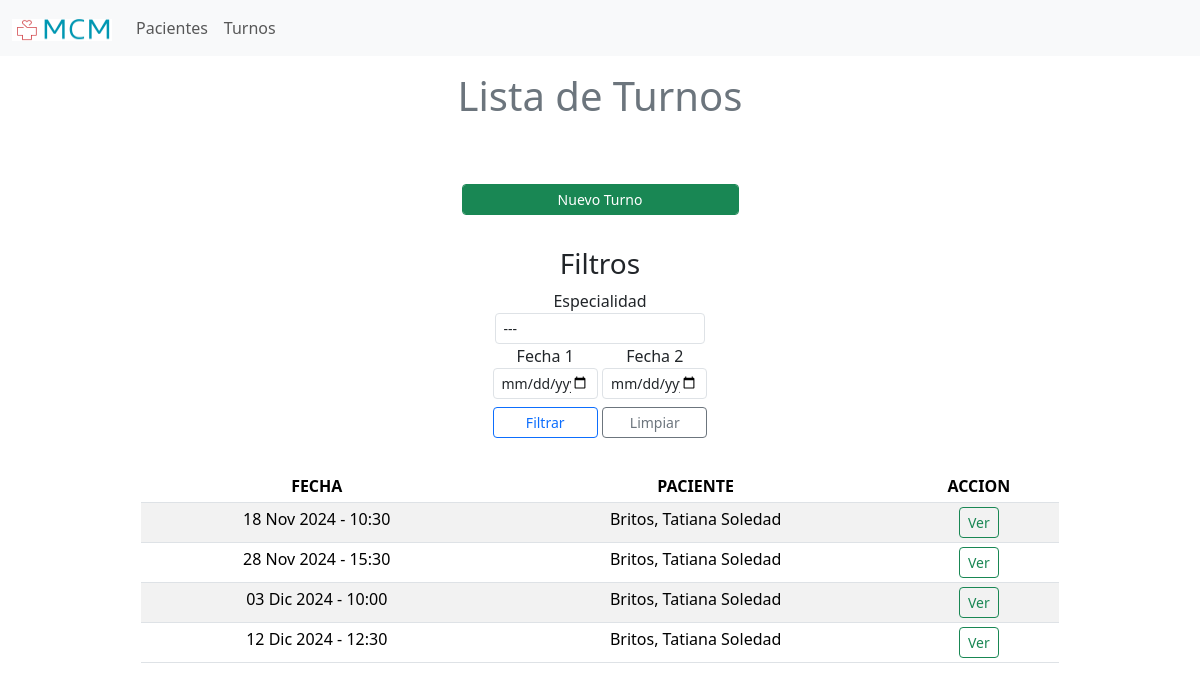
Screenshot of /turnos/listar-turnos with the database file from the repository.
### turno/models.py (models this page shows, shortened)
class Turno(models.Model):
    paciente = models.ForeignKey(Paciente, on_delete=models.CASCADE, related_name='turnos')
    especialidad = models.ForeignKey(Especialidad, on_delete=models.CASCADE)
    fecha = models.DateField()
    hora = models.TimeField()
    class Meta:
        verbose_name = 'Turno'
        verbose_name_plural = 'Turnos'
        ordering = ['fecha', 'hora']
        constraints = [
            models.UniqueConstraint(
                fields=['fecha', 'hora', 'especialidad'],
                name='unique_fecha_hora_especialidad'
            )
        ]
    objects = TurnoManager()

class Paciente(models.Model):
    SEXO = {
        'H': 'Hombre',
        'M': 'Mujer',
    }
    nombre = models.CharField(max_length=50)
    apellido = models.CharField(max_length=30)
    sexo = models.CharField(max_length=1, choices=SEXO, default='H')
    dni = models.CharField(max_length=10, unique=True)
    edad = models.IntegerField()
    h_clinica = models.CharField('Historia Clínica', max_length=20, unique=True)
    class Meta:
        verbose_name = 'Paciente'
        verbose_name_plural = 'Pacientes'
        ordering = ['apellido', 'nombre']
    objects = PacienteManager()
    def __str__(self):
        return f'{self.apellido}, {self.nombre}'

### turno/views.py (the view)
# urls.py: path('listar-turnos', views.ListarTurnos.as_view(), name='listar_turnos'),
class ListarTurnos(ListView):
    template_name = "turno/listar_turnos.html"
    context_object_name = 'turnos'
    paginate_by = 7
    def get_context_data(self, **kwargs):
        context = super().get_context_data(**kwargs)
        context['especialidades'] = Especialidad.objects.all().order_by('nombre')
        return context
    def get_queryset(self):
        esp = self.request.GET.get('esp', '')
        desde = self.request.GET.get('desde', '')
        hasta = self.request.GET.get('hasta', '')
        return Turno.objects.filtrar_turnos(esp, desde, hasta)

### turno/managers.py (called while the page is built)
    def filtrar_turnos(self, esp='', desde=None, hasta=None):
        queryset = self.get_queryset()
        if esp != '':
            queryset = queryset.filter(especialidad__id = esp).order_by('especialidad__nombre')
        if desde:
            queryset = queryset.filter(fecha__gte = desde)
        if hasta:
            queryset = queryset.filter(fecha__lte = hasta)
        return queryset

### turno/templates/turno/listar_turnos.html (shortened to what this page needs)
{% extends 'turno/base.html' %}
{% block content %}
<h1 class="fs-1 text-center text-secondary mt-3 mb-5">Lista de Turnos</h1>
<div class="container container-fluid">
    <div class="row justify-content-center">
        <div class="col-12 col-md-3 text-center p-2">
            <div class="row p-2">
                <a href="{% url 'turno:nuevo_turno' %}" class="btn btn-sm btn-success form-control mb-3">
                    Nuevo Turno
                </a>
            </div>
            <div class="row p-2">
                <h3>Filtros</h3>
                <form action="{% url 'turno:listar_turnos' %}#datos" method="get">
                    <label for="esp" class="col-10">Especialidad
                        <select name="esp" id="esp" class="form-control form-control-sm">
                            <option value="">---</option>
                        </select>
                    </label>
                    <label class="col-5">Fecha 1
                        <input type="date" name="desde" class="form-control form-control-sm" value="{{ request.GET.desde }}">
                    </label>
                    <label class="col-5">Fecha 2
                        <input type="date" name="hasta" class="form-control form-control-sm" value="{{ request.GET.hasta }}">
                    </label><br>
                    <button type="submit" class="col-5 btn btn-sm btn-outline-primary mt-2">Filtrar</button>
                    <a href="{% url 'turno:listar_turnos' %}#datos" class="col-5 btn btn-sm btn-outline-secondary mt-2">Limpiar</a>
                </form>
            </div>
        </div>
        <div class="col-12 col-md-10 text-center p-3">
            <table class="table table-striped table-sm" id="datos">
                <thead>
                    <tr>
                        <th scope="col">FECHA</th>
                        <th scope="col">PACIENTE</th>
                        <th scope="col">ACCION</th>
                    </tr>
                </thead>
                <tbody>
                    {% for t in turnos %}
                        <tr>
                            <td>{{ t.fecha|date:'d M Y' }} - {{t.hora}}</th>
                            <td>{{ t.paciente }}</td>
                            <td>
                                <a href="{% url 'turno:detalle_turno' t.id %}" class="btn btn-sm btn-outline-success">Ver</a>
                            </td>
                        </tr>
                    {% endfor %}
                </tbody>
            </table>
        </div>
    </div>
</div>
<br><br>
{% endblock content %}

### turno/templates/turno/base.html (shortened to what this page needs)
{% load static %}
<!DOCTYPE html>
<html lang="en">
<head>
    <link rel="stylesheet" href="{% static 'css/bootstrap.min.css' %}">
    <link rel="stylesheet" href="{% static 'css/styles.css' %}">
</head>
<body>
    {% include 'turno/nav.html' %}
    {% block content %}
    {% endblock content %}
</body>
</html>

### turno/templates/turno/nav.html (shortened to what this page needs)
{% load static %}
<nav class="navbar navbar-expand-lg bg-body-tertiary">
    <div class="container-fluid">
        <div class="collapse navbar-collapse" id="navbarTogglerDemo01">
            <a class="navbar-brand" href="{% url 'turno:home_turno' %}">
                <img src="{% static 'img/LOGO.png' %}" width="100" height="22">
            </a>
            <ul class="navbar-nav me-auto mb-2 mb-lg-0">
                <li class="nav-item">
                    <a class="nav-link" aria-current="page" href="{% url 'turno:listar_pacientes' %}">Pacientes</a>
                </li>
                <li class="nav-item">
                    <a class="nav-link" href="{% url 'turno:listar_turnos' %}">Turnos</a>
                </li>
            </ul>
        </div>
    </div>
</nav>

### rows the page displays
Turno: fecha "18 Nov 2024", hora "10:30", paciente "Britos, Tatiana Soledad"
Turno: fecha "28 Nov 2024", hora "15:30", paciente "Britos, Tatiana Soledad"
Turno: fecha "03 Dic 2024", hora "10:00", paciente "Britos, Tatiana Soledad"
Turno: fecha "12 Dic 2024", hora "12:30", paciente "Britos, Tatiana Soledad"
